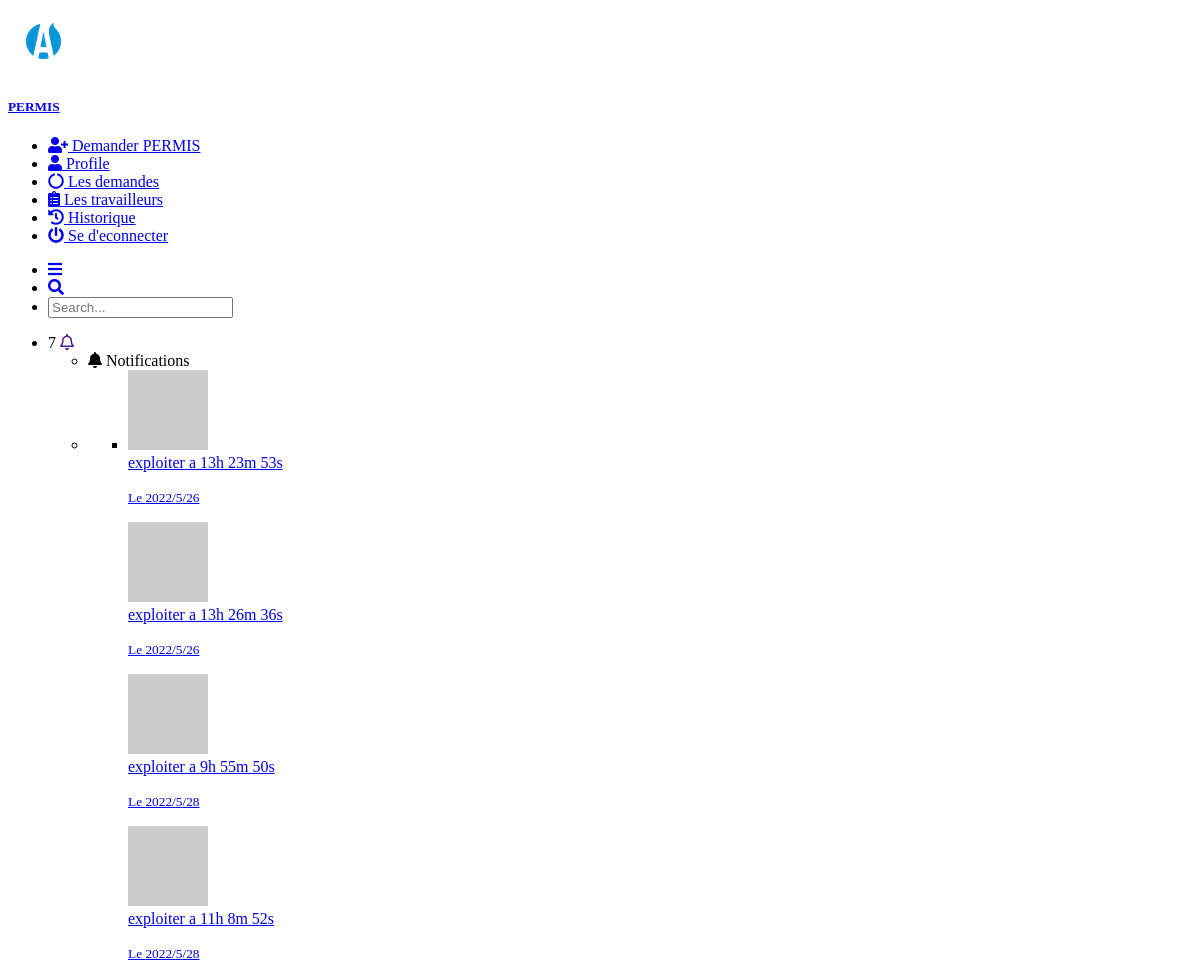
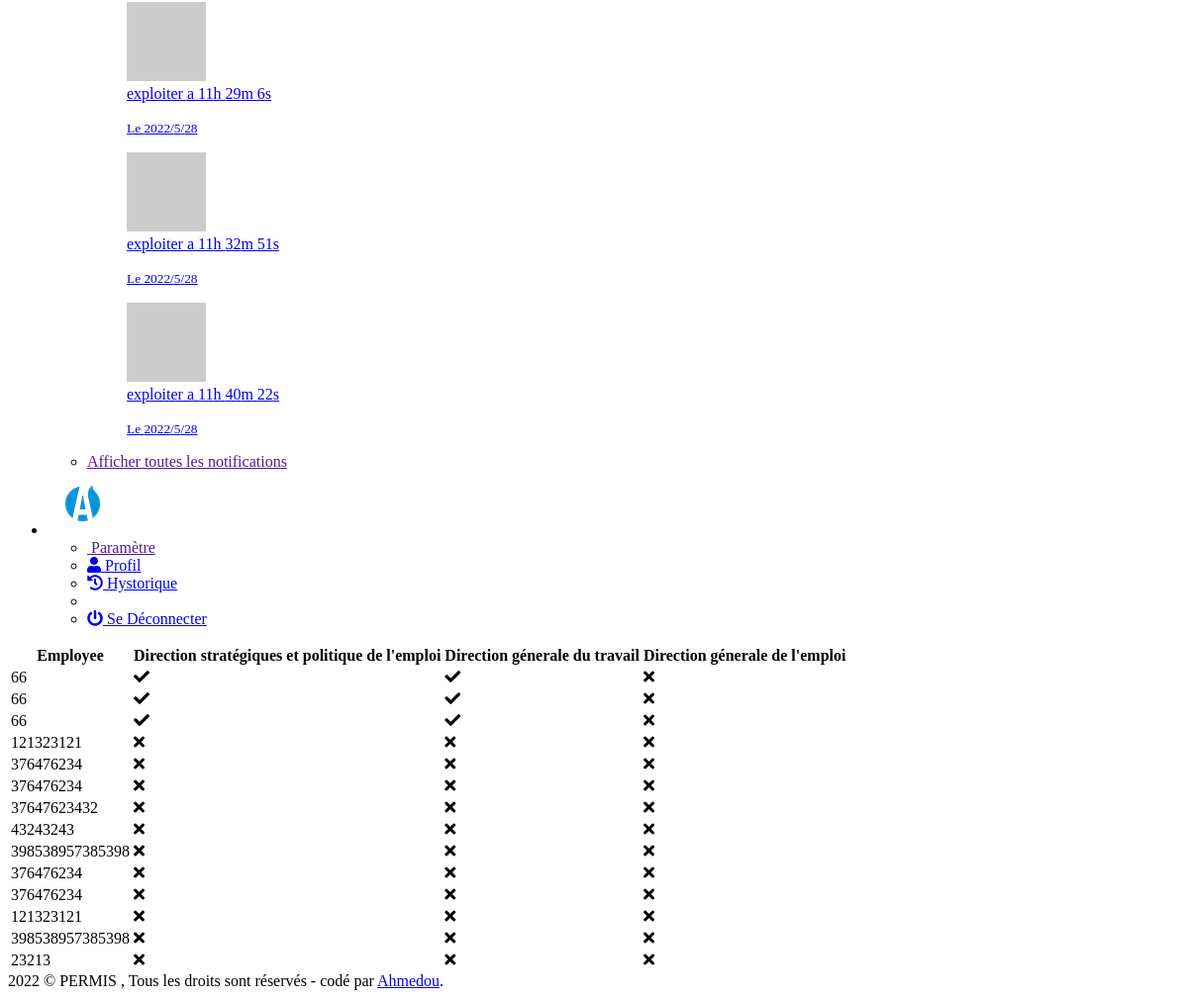
Screenshot of /status (signed in) with the database file from the repository (2 pictures, top to bottom).
### permis_app/models.py (models this page shows, shortened)
class Notification(models.Model):
    id_user = models.ForeignKey(User_app,on_delete=models.CASCADE,null=True,blank=True)
    sujet = models.CharField(max_length=250)
    status = models.BooleanField(default=False)
    description = models.CharField(max_length=250)
    date = models.DateTimeField(default=timezone.now)
    id_soc = models.CharField(max_length=250,blank=True,null=True)
    id_dem = models.ForeignKey(Demande,on_delete=models.CASCADE,null=True,blank=True)

class Demande(models.Model):
    type = [
        ('A','A'),
        ('B','B'),
        ('C','C'),
    ]
    type_demande = [
        ('Nouvaux','Nouvaux'),
        ('renouvellement','renouvellement'),
    ]
    Nationalite_e = [
        ('Maroc','Maroc'),
        ('Algerie','Algerie'),
        ('Tunisi','Tunisi'),
        ('Libya','Libya'),
        ('Senegal','Senegal'),
        ('Mali','Mali'),
        ('France','France'),
    ]
    id_soc = models.ForeignKey(Societe,on_delete=models.CASCADE,unique=False,null=True,blank=True)
    dateDemandes = models.DateTimeField(default=timezone.now)
    TypePermis = models.CharField(max_length=250,choices=type,null=False,unique=False)
    Nationalite = models.CharField(max_length=250,choices=Nationalite_e,unique=False)
    denomination = models.CharField(max_length=250,unique=False)
    qr_code = models.ImageField(upload_to='qr_codes',blank=True)
    Employeur = models.CharField(max_length=250,null=True,blank=True)
    cnss = models.CharField(max_length=250,unique=False)
    lieu_nais = models.CharField(max_length=250,unique=False)
    siege = models.CharField(max_length=250,unique=False)
    numIMM = models.IntegerField(null=False,unique=False)
    nomPrenom = models.CharField(max_length=250,unique=False)
    numPass = models.CharField(max_length=250,unique=False)
    dateExpPass =  models.DateTimeField()
    email = models.CharField(max_length=250,null=False,unique=False)
    numTel= models.IntegerField(null=False,unique=False)
    dateNaissance = models.DateTimeField()
    descPoste = models.CharField(max_length=250,null=True,unique=False)
    expose = models.ImageField(upload_to='photo_passport',null=True,blank=True)
    photo =  models.ImageField(upload_to='photo',null=True,blank=True)
    statut = models.CharField(max_length=250,null=True,blank=True,unique=False)
    codePermis = models.IntegerField(max_length=250,null=True,blank=True,unique=True)
    TypeDemande = models.CharField(max_length=250,default='Nouvaux',choices=type_demande,null=False,unique=False)
    dateDeDelivrance = models.DateTimeField(null=True,blank=True)
    etatRetrait = models.CharField(max_length=250,blank=True,null=False,unique=False)
    dateExpiration = models.DateTimeField(null=True,blank=True)
    avis = models.CharField(max_length=250,null=True,blank=True,unique=False)

### permis_app/viewse.py (the view)
# urls.py: path('status',viewse.status,name='status'),
def status(request):
    a = request.user
    user = User_app.objects.get(username=a)
    u = user.id
    context = {
        'ph' : user.photo,
        'status' : Demande.objects.all(),
        'nb_ms' : Notification.objects.filter(status=False,id_user_id=u).count(),
        'ms' : Notification.objects.filter(status=False,id_user_id=u),
    }
    return render(request,'user_soc/pages/homme.html',context)

### permis_app/templates/user_soc/pages/homme.html (shortened to what this page needs)
{% extends "user_soc/layouts/base.html" %} {% load static %}
 {% block content %}
<table class="table table-striped custom-table mb-0">
    <thead>
        <tr>
            <th>Employee</th>
            <th>Direction stratégiques et politique de l'emploi</th>
            <th>Direction génerale du travail</th>
            <th>Direction génerale de l'emploi</th>
        </tr>
    </thead>
    <tbody>
        {% for x in status %}
        <tr>
            {% if x.statut == 'c' %}
                <td>{{x.nomPrenom}}</td>
                <td><i class="fas fa-check text-success"></i> </td>
                <td><i class="fas fa-check text-success"></i> </td>
                <td><i class="fas fa-check text-success"></i> </td>
            {% elif x.statut == 'b' %}
                <td>{{x.nomPrenom}}</td>
                <td><i class="fas fa-check text-success"></i> </td>
                <td><i class="fas fa-check text-success"></i> </td>
                <td><i class="fas fa-times text-danger"></i> </td>
            {% elif x.statut == 'a' %}
                <td>{{x.nomPrenom}}</td>
                <td><i class="fas fa-check text-success"></i> </td>
                <td><i class="fas fa-times text-danger"></i> </td>
                <td><i class="fas fa-times text-danger"></i> </td>
            {% else %}
                <td>{{x.nomPrenom}}</td>
                <td><i class="fas fa-times text-danger"></i> </td>
                <td><i class="fas fa-times text-danger"></i> </td>
                <td><i class="fas fa-times text-danger"></i> </td>
            {% endif %}
        </tr>
        {% endfor %}
    </tbody>
</table>
{% endblock content %}

### permis_app/templates/user_soc/layouts/base.html (shortened to what this page needs)
<!DOCTYPE html>
<html>
  <head>
    <link href="/static/assets/style.css" rel="stylesheet">
    <link href="/static/assets/static/fonts/fontawesome/css/all.min.css" rel="stylesheet">
    <link href="/static/assets/static/fonts/fontawesome/css/fontawesome.min.css" rel="stylesheet">
  </head>
  <body class="app">
    <div>
      {% include 'user_soc/includes/sidebar.html' %}
      <div class="page-container">
        {% include 'user_soc/includes/navigation.html' %}
        <main class="main-content bgc-grey-100">
          <div id="mainContent">
            {% block content %}{% endblock content %}
          </div>
        </main>
        {% include 'user_soc/includes/footer.html' %}
    </div>
  </body>
</html>

### permis_app/templates/user_soc/includes/sidebar.html (shortened to what this page needs)
      <div class="sidebar">
        <div class="sidebar-inner">
          <div class="sidebar-logo">
            <div class="peers ai-c fxw-nw">
              <div class="peer peer-greed">
                <a class="sidebar-link td-n" href="{% url 'Societe' %}">
                  <div class="peers ai-c fxw-nw">
                    <div class="peer">
                      <div class="logo">
                        <img src="/static/assets/static/images/logo.png" alt="">
                      </div>
                    </div>
                    <div class="peer peer-greed">
                      <h5 class="lh-1 mB-0 logo-text">PERMIS</h5>
                    </div>
                  </div>
                </a>
              </div>
            </div>
          </div>
          <ul class="sidebar-menu scrollable pos-r">
            <li class="nav-item mT-30 actived">
              <a class="sidebar-link" href="{% url 'registerr' %}">
                <span class="icon-holder">
                  <i class="c-blue-500 fa fa-user-plus"></i>
                </span>
                <span class="title">Demander PERMIS </span>
              </a>
            </li>
            <li class="nav-item mT-30 actived">
              <a class="sidebar-link" href="{% url 'profile' %}">
               <span class="icon-holder">
                 <i class="c-blue-500 fa fa-user "></i>
               </span>
               <span class="title">Profile</span>
             </a>
           </li>
            <li class="nav-item">
              <a class="sidebar-link" href="{% url 'status' %}">
                <span class="icon-holder">
                  <i class="c-blue-500 fas fa-circle-notch"></i>
                </span>
                <span class="title">Les demandes</span>
              </a>
            </li>
           <li class="nav-item">
              <a class="sidebar-link" href="travailleur">
                <span class="icon-holder">
                  <i class="c-blue-500 fas fa-clipboard-list"></i>
                </span>
                <span class="title">Les travailleurs</span>
              </a>
            </li>
              <li class="nav-item actived">
                <a class="sidebar-link" href="{% url 'hystorique' %}">
                 <span class="icon-holder">
                   <i class="c-blue-500 fa fa-history"></i>
                 </span>
                 <span class="title">Historique</span>
               </a>
             </li>
             <li class="nav-item actived">
              <a class="sidebar-link" href="{% url 'logout' %}">
               <span class="icon-holder">
                 <i class="c-blue-500 fa fa-power-off"></i>
               </span>
               <span class="title">Se d'econnecter</span>
             </a>
           </li>
          </ul>
        </div>
      </div>

### permis_app/templates/user_soc/includes/navigation.html (shortened to what this page needs)
{% load static %}
<link href="/static/assets/static/fonts/fontawesome/css/all.min.css" rel="stylesheet">
    <link href="/static/assets/static/fonts/fontawesome/css/fontawesome.min.css" rel="stylesheet">
    <div class="header navbar">
      <div class="header-container">
        <ul class="nav-left">
          <li>
            <a id="sidebar-toggle" class="sidebar-toggle" href="javascript:void(0);">
              <i class="fas fa-bars"></i>
            </a>
          </li>
          <li class="search-box">
            <a class="search-toggle no-pdd-right" href="javascript:void(0);">
              <i class="fas fa-search ti-search pdd-right-10"></i>
            </a>
          </li>
          <li class="search-input">
            <input class="form-control" type="text" placeholder="Search...">
          </li>
        </ul>
        <ul class="nav-right">
          <li class="notifications dropdown">
            <span class="counter bgc-red">{{nb_ms}}</span>
            <a href="" class="dropdown-toggle no-after" data-toggle="dropdown">
              <i class="far fa-bell "></i>
            </a>
            <ul class="dropdown-menu">
              <li class="pX-20 pY-15 bdB">
                <i class="fas fa-bell pR-10"></i>
                <span class="fsz-sm fw-600 c-grey-900">Notifications</span>
              </li>
              <li>
                <ul class="ovY-a pos-r scrollable lis-n p-0 m-0 fsz-sm">
                  <li>
                    {% for x in ms %}
                    <a href="{% url 'detail' x.id x.id_dem_id %}" class="peers fxw-nw td-n p-20 bdB c-grey-800 cH-blue bgcH-grey-100">
                      <div class="peer mR-15">
                        <img class="w-3r bdrs-50p" src="https://randomuser.me/api/portraits/men/1.jpg" alt="">
                      </div>
                      <div class="peer peer-greed">
                        <span>
                          <span class="fw-500">{{ x.sujet }}</span>
                          <span class="c-grey-600"> a {{x.date.hour}}h {{x.date.minute}}m {{x.date.second}}s
                          </span>
                        </span>
                        <p class="m-0">
                          <small class="fsz-xs"> Le {{x.date.year }}/{{x.date.month }}/{{x.date.day }}</small>
                        </p>
                      </div>
                    </a>
                    {% endfor %}
                  </li>
                </ul>
              </li>
              <li class="pX-20 pY-15 ta-c bdT">
                <span>
                  <a href="" class="c-grey-600 cH-blue fsz-sm td-n">Afficher toutes les notifications </a>
                </span>
              </li>
            </ul>
          </li>
          <li class="dropdown">
            <a href="" class="dropdown-toggle no-after peers fxw-nw ai-c lh-1" data-toggle="dropdown">
              <div class="peer mR-10">
                {%  if users %}
                  <img class="w-2r bdrs-50p" src="{{ph.url}}" alt="">
                {% else %}
                  <img class="w-2r bdrs-50p" src="/static/assets/static/images/logo.png" alt="">
                {% endif %}
              </div>
            </a>
            <ul class="dropdown-menu fsz-sm">
              <li>
                <a href="" class="d-b td-n pY-5 bgcH-grey-100 c-grey-700">
                  <span>Paramètre</span>
                </a>
              </li>
              <li>
                <a href="{% url 'profile' %}" class="d-b td-n pY-5 bgcH-grey-100 c-grey-700">
                  <i class="fa fa-user mR-10"></i>
                  <span>Profil</span>
                </a>
              </li>
              <li>
                <a href="{% url 'hystorique' %}" class="d-b td-n pY-5 bgcH-grey-100 c-grey-700">
                  <i class="fa fa-history mR-10"></i>
                  <span>Hystorique</span>
                </a>
              </li>
              <li role="separator" class="divider"></li>
              <li>
                 <a href="{% url 'logout' %}" class="d-b td-n pY-5 bgcH-grey-100 c-grey-700">
                  <i class="fa fa-power-off mR-10"></i>
                  <span>Se Déconnecter</span>
                </a>
              </li>
            </ul>
          </li>
        </ul>
      </div>
    </div>

### permis_app/templates/user_soc/includes/footer.html (shortened to what this page needs)
  <footer class="bdT ta-c p-30 lh-0 fsz-sm c-grey-600">
    <span>2022
      &copy; PERMIS ,
         Tous les droits sont réservés
       - codé par <a target="_blank" rel="noopener noreferrer" href="https://www.facebook.com/profile.php?id=100010541981517&_rdc=1&_rdr">Ahmedou</a>.
    </span>
  </footer>

### rows the page displays
Notification: sujet "exploiter", date.hour "13", date.minute "23", date.second "53", date.year "2022", date.month "5", date.day "26"
Notification: sujet "exploiter", date.hour "13", date.minute "26", date.second "36", date.year "2022", date.month "5", date.day "26"
Notification: sujet "exploiter", date.hour "9", date.minute "55", date.second "50", date.year "2022", date.month "5", date.day "28"
Notification: sujet "exploiter", date.hour "11", date.minute "8", date.second "52", date.year "2022", date.month "5", date.day "28"
Notification: sujet "exploiter", date.hour "11", date.minute "29", date.second "6", date.year "2022", date.month "5", date.day "28"
Notification: sujet "exploiter", date.hour "11", date.minute "32", date.second "51", date.year "2022", date.month "5", date.day "28"
Notification: sujet "exploiter", date.hour "11", date.minute "40", date.second "22", date.year "2022", date.month "5", date.day "28"
Demande: nomPrenom "66"
Demande: nomPrenom "66"
Demande: nomPrenom "66"
Demande: nomPrenom "121323121"
Demande: nomPrenom "376476234"
Demande: nomPrenom "376476234"
Demande: nomPrenom "37647623432"
Demande: nomPrenom "43243243"
Demande: nomPrenom "398538957385398"
Demande: nomPrenom "376476234"
Demande: nomPrenom "376476234"
Demande: nomPrenom "121323121"
Demande: nomPrenom "398538957385398"
Demande: nomPrenom "23213"

### other values shown
{{ nb_ms }} "7"
